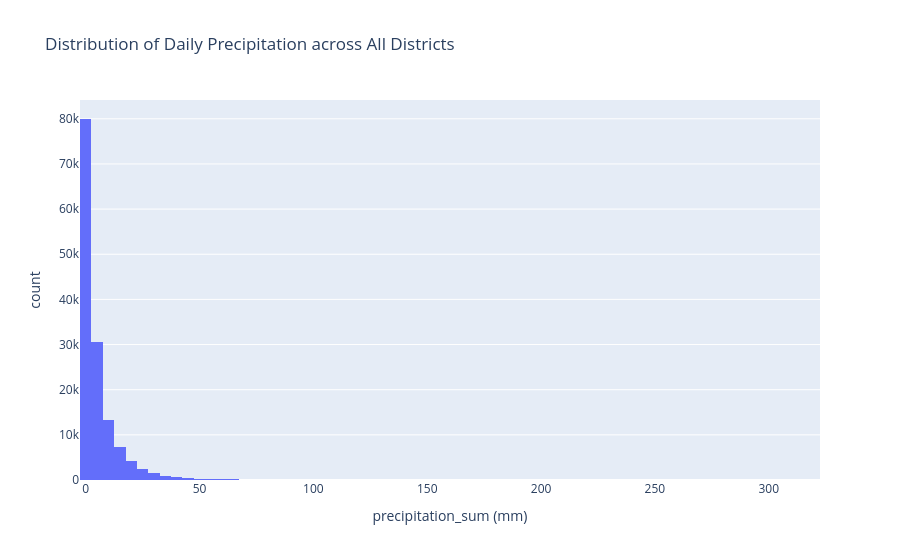

Notebook cell for this chart:
### Code cell
fig = px.histogram(df, x='precipitation_sum (mm)', nbins=80,
                   title='Distribution of Daily Precipitation across All Districts')
fig.show()

### Figure 1 — Plotly figure (JSON) as saved in the notebook; plotly's stock layout.template omitted (floating-point values rounded to 4 significant figures; data arrays with more than 128 entries replaced by an {"elided": "..."} marker saying what was removed)
{"data": [{"bingroup": "x", "hovertemplate": "precipitation_sum (mm)=%{x}<br>count=%{y}<extra></extra>", "legendgroup": "", "marker": {"color": "#636efa", "pattern": {"shape": ""}}, "name": "", "nbinsx": 80, "orientation": "v", "showlegend": false, "type": "histogram", "x": {"elided": "142371 float values"}, "xaxis": "x", "yaxis": "y"}], "layout": {"barmode": "relative", "legend": {"tracegroupgap": 0}, "title": {"text": "Distribution of Daily Precipitation across All Districts"}, "xaxis": {"anchor": "y", "domain": [0, 1], "title": {"text": "precipitation_sum (mm)"}}, "yaxis": {"anchor": "x", "domain": [0, 1], "title": {"text": "count"}}}}
